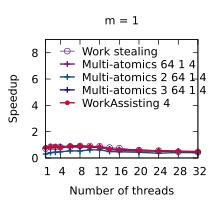

Write the gnuplot code that produced this figure.
set title "m = 1"
set terminal pdf size 2.2,2.0
set output "./results/LUD_n___256,_m___1.pdf"
set key on
set key top left Left reverse
set key samplen 1.4
set xrange [1:32]
set xtics (1, 4, 8, 12, 16, 20, 24, 28, 32)
set xlabel "Number of threads"
set yrange [0:9]
set ytics (0, 2, 4, 6, 8)
set ylabel "Speedup"
plot './results/LUD_n___256,_m___1.dat' using 1:2 title "Work stealing" pointsize 0.7 lw 1 pt 6 linecolor rgb "#5B2182" with linespoints, \
  './results/LUD_n___256,_m___1.dat' using 1:3 title "Multi-atomics 64 1 4" pointsize 0.7 lw 2 pt 1 linecolor rgb "#801478" with linespoints, \
  './results/LUD_n___256,_m___1.dat' using 1:4 title "Multi-atomics 2 64 1 4" pointsize 0.7 lw 2 pt 1 linecolor rgb "#0A5080" with linespoints, \
  './results/LUD_n___256,_m___1.dat' using 1:5 title "Multi-atomics 3 64 1 4" pointsize 0.7 lw 2 pt 1 linecolor rgb "#281480" with linespoints, \
  './results/LUD_n___256,_m___1.dat' using 1:6 title "WorkAssisting 4" pointsize 0.4 lw 2 pt 7 linecolor rgb "#C80A35" with linespoints
